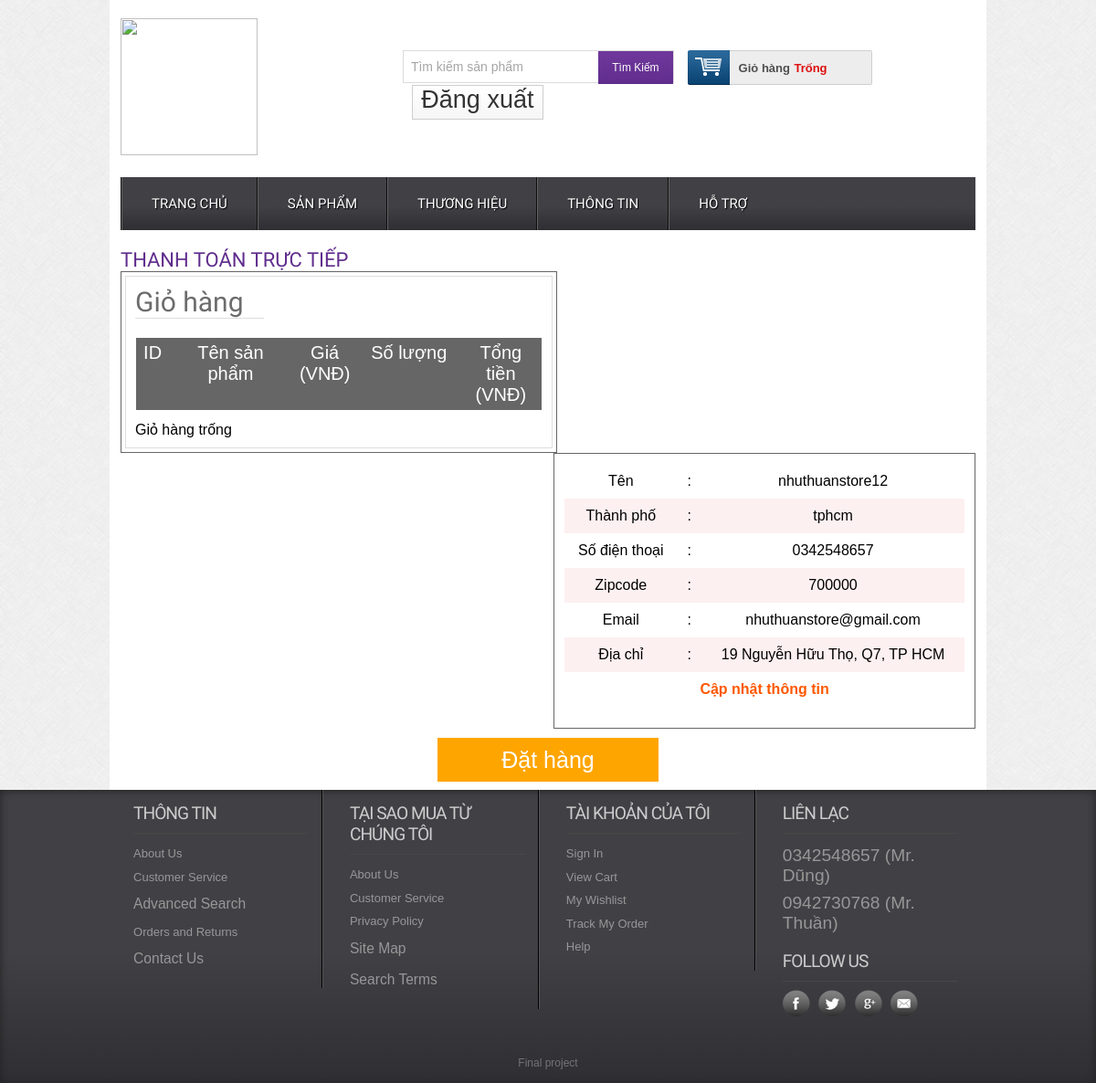
/offlinepayment.php (signed in), run on the app's committed database.
### tables this page shows
CREATE TABLE `tbl_customer` (
  `id` int(11) UNSIGNED NOT NULL,
  `name` varchar(200) NOT NULL,
  `address` varchar(200) NOT NULL,
  `city` varchar(30) NOT NULL,
  `country` varchar(30) NOT NULL,
  `zipcode` varchar(30) NOT NULL,
  `phone` varchar(30) NOT NULL,
  `email` varchar(50) NOT NULL,
  `password` varchar(200) NOT NULL
);

### classes/cart.php (called while the page is built, shortened)
<?php
    $filepath = realpath(dirname(__FILE__));
     include_once  ($filepath.'/../lib/database.php');
?>
<?php
        class cart
        {
            private $db;
            public function __construct()
            {
                $this->db = new Database();
            }
            public function check_cart(){
                $sId=session_id();
                $query = "SELECT * FROM tbl_cart WHERE sId = '$sId'";
                $result = $this->db->select($query);
                return $result;
            }
        }
?>

### lib/database.php (called while the page is built, shortened)
<?php
Class Database{
   public $host   = DB_HOST;
   public $user   = DB_USER;
   public $pass   = DB_PASS;
   public $dbname = DB_NAME;
   public $link;
private function connectDB(){
   $this->link = new mysqli($this->host, $this->user, $this->pass,
    $this->dbname,"3307");
 }
public function select($query){
  $result = $this->link->query($query) or
   die($this->link->error.__LINE__);
  if($result->num_rows > 0){
    return $result;
  } else {
    return false;
  }
 }
}

### classes/customer.php (called while the page is built, shortened)
<?php
    $filepath = realpath(dirname(__FILE__));
     include_once  ($filepath.'/../lib/database.php');
?>
<?php
        class customer
        {
            private $db;
            public function __construct()
            {
                $this->db = new Database();
            }
        public function show_customers($id){
            $query = "SELECT * FROM tbl_customer WHERE id='$id'";
            $result = $this->db->select($query);
            return $result;
        }
            }
?>

### lib/session.php (called while the page is built, shortened)
<?php
class Session{
 public static function get($key){
    if (isset($_SESSION[$key])) {
     return $_SESSION[$key];
    } else {
     return false;
    }
 }
}
?>

### offlinepayment.php (the view, shortened to what this page needs)
<?php
	include 'inc/header.php';
?>
<form action="" method="post" enctype="multipart/form">
 <div class="main">
    <div class="content">
    	<div class="section group">
        <div class="heading">
    		<h3>Thanh toán trực tiếp</h3>
    		</div>
            <div class="box_left">
            <div class="cartpage">
			    	<h2>Giỏ hàng</h2>
						<table class="tblone">
							<tr>
								<th width="5%">ID</th>
								<th width="30%">Tên sản phẩm</th>
								<th width="15%">Giá (VNĐ)</th>
								<th width="25%">Số lượng</th>
								<th width="20%">Tổng tiền (VNĐ)</th>
							</tr>
						</table>
						<?php
									$check_cart = $ct->check_cart();
									if($check_cart){
									?>
						<table style="float:right;text-align:left;" width="40%">
							<tr>
								<th>Giá sản phẩm : </th>
								<td><?php
									echo $subtotal;
									Session::set('sum',$subtotal);
									Session::set('qty',$qty);
									?>
								</td>
							</tr>
							<tr>
								<th>VAT : </th>
								<td>10% (<?php echo $vat = $subtotal*0.1; ?>)</td>
							</tr>
							<tr>
								<th>Tổng :</th>
								<td><?php $vat = $subtotal * 0.1;
								$gtotal = $vat + $subtotal;
								echo $gtotal?> </td>
							</tr>
							<?php
									}else{
										echo 'Giỏ hàng trống';
									}
							?>
					</div>
            </div>
            <div class="box_right">
            <table class=tblone>
                <?php
                $id= Session::get('customer_id');
                   $get_customer=$cs->show_customers($id);
                   if($get_customer){
                       while($result = $get_customer->fetch_assoc()){
                       ?>
                <tr>
                    <td>Tên</td>
                    <td>:</td>
                    <td><?php echo $result['name']?></td>
                </tr>
                <tr>
                    <td>Thành phố</td>
                    <td>:</td>
                    <td><?php echo $result['city']?></td>
                </tr><tr>
                    <td>Số điện thoại</td>
                    <td>:</td>
                    <td><?php echo $result['phone']?></td>
                </tr><tr>
                    <td>Zipcode</td>
                    <td>:</td>
                    <td><?php echo $result['zipcode']?></td>
                </tr><tr>
                    <td>Email</td>
                    <td>:</td>
                    <td><?php echo $result['email']?></td>
                </tr><tr>
                    <td>Địa chỉ</td>
                    <td>:</td>
                    <td><?php echo $result['address']?></td>
                </tr>
                <tr>
                    <td colspan="3"><a href="editprofile.php">Cập nhật thông tin</a></td>
                </tr>
                <?php
            }
        }
     ?>
            </table>
            </div>
        </div>
    </div>
    <center><a href="?orderid=order" class=submit_order>Đặt hàng</a></center> <br>
 	</div>
     </form>
<?php
	include 'inc/footer.php';
?>

### css/style.css (style rules this page uses)
html,body,div,span,applet,object,iframe,h1,h2,h3,h4,h5,h6,p,blockquote,pre,a,abbr,acronym,address,big,cite,code,del,dfn,em,img,ins,kbd,q,s,samp,small,strike,strong,sub,sup,tt,var,b,u,i,dl,dt,dd,ol,nav ul,nav li,fieldset,form,label,legend,table,caption,tbody,tfoot,thead,tr,th,td,article,aside,canvas,details,embed,figure,figcaption,footer,header,hgroup,menu,nav,output,ruby,section,summary,time,mark,audio,video { margin:0;padding:0;border:0;font-size:100%;font:inherit;vertical-align:baseline; }
table { border-collapse:collapse;border-spacing:0; }
a { text-decoration:none; }
body { font-family:Arial, Helvetica, sans-serif; background:url(../images/body_bg3.jpg); }
.section { clear: both; padding: 0px; margin: 0px; }
.group:before, .group:after { content:""; display:table; }
.group:after { clear:both; }
.group { zoom:1; }
.content { padding:20px 0; background:#FFF; }
.content h2 { font-size:23px; color:#6C6C6C; font-family: 'Monda', sans-serif; }
.heading { float:left; margin-right:10%; }
.heading h3 { font-family: 'Monda', sans-serif; font-size:22px; color:#602D8D; text-transform:uppercase; }
.cartpage { border: 1px solid #ddd; overflow: hidden; padding: 10px; }
.cartpage h2 { border-bottom: 1px solid #ddd; font-size: 30px; margin-bottom: 20px; width: 141px; }
.tblone { border: 1px solid #fff; margin-bottom: 12px; width: 100%; }
.tblone th { background: #666 none repeat scroll 0 0; color: #fff; font-size: 20px; padding: 5px 8px; text-align: center; }
.tblone td { padding:10px;text-align:center; }
table.tblone tr:nth-child(2n+1) { background:#fff;height:30px; }
table.tblone tr:nth-child(2n) { background:#fdf0f1;height:30px; }
table.tblone a { color: #fe5800; font-weight: bold; text-decoration: none; }

### offlinepayment.php (style rules this page uses)
.box_left { width: 50%; border: 1px solid #666; float: left; padding: 4px; }
.box_right { width: 47%; border: 1px solid #666; float: right; padding: 10px; }
.submit_order { padding: 10px 70px ; border: none; background: orange; font-size: 25px;color: #fff; margin: 20px; cursor: pointer; }

### data on the page
tbl_customer: name "nhuthuanstore12", city "tphcm", phone "0342548657", zipcode "700000", email "nhuthuanstore@gmail.com", address "19 Nguyễn Hữu Thọ, Q7, TP HCM"
